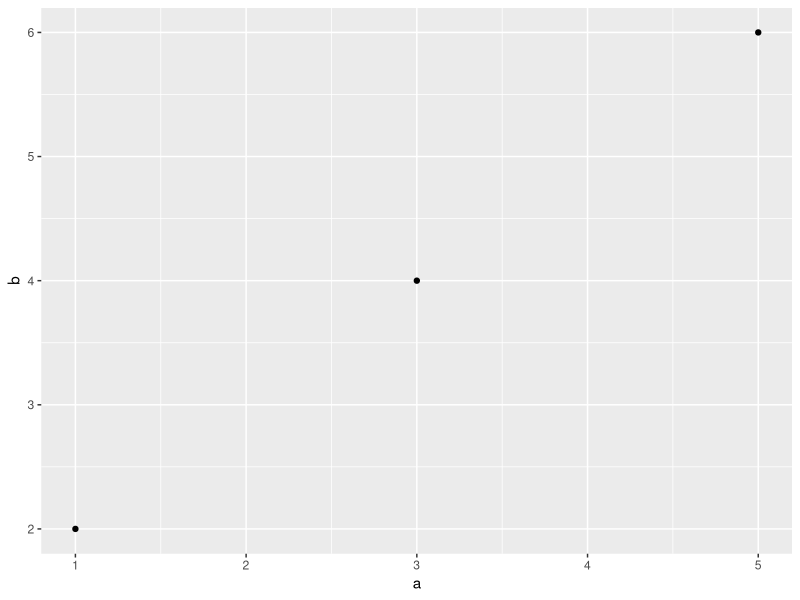
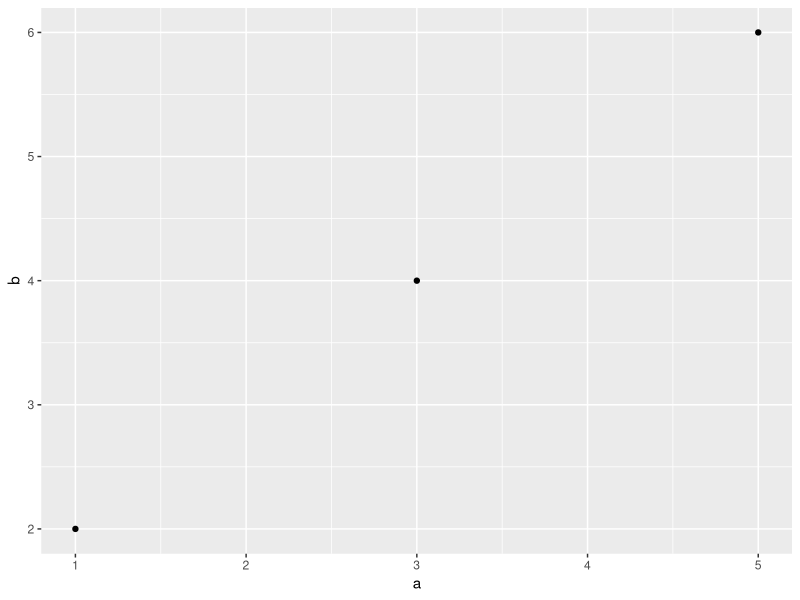

R code for these plots, in order:



read.csv("./data/dat1.csv")

dat1 = read.csv("data/dat1.csv", header = TRUE)





library(ggplot2)

p = ggplot(data = dat1, aes(x = a, y = b)) +
  geom_point()
p
ggsave("./plot/ppp.pdf", p)

